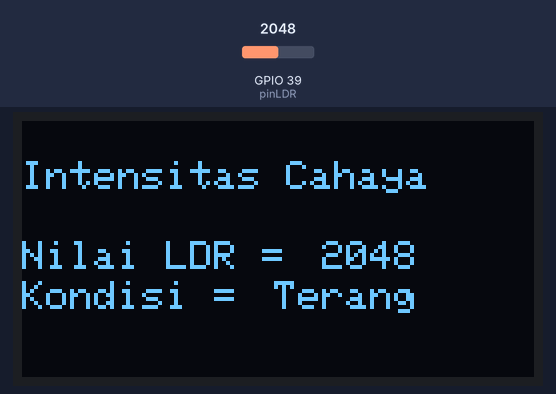
The program below on a simulated ESP32. Parts: 128×64 one-colour display. Inputs (shaded band) come from the test bench; at power-on: GPIO 39 (pinLDR) = 2048. The display library's start-up logo is not drawn.

Above: at 2.2 s.
2.3 s: GPIO 39 (pinLDR) set to 2866
At 3.9 s:
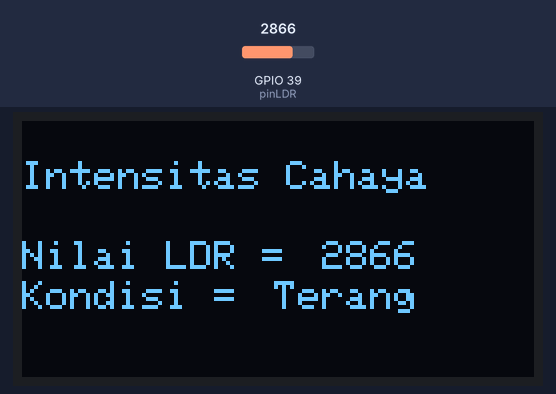
4.6 s: GPIO 39 (pinLDR) set to 2948
At 6.1 s:
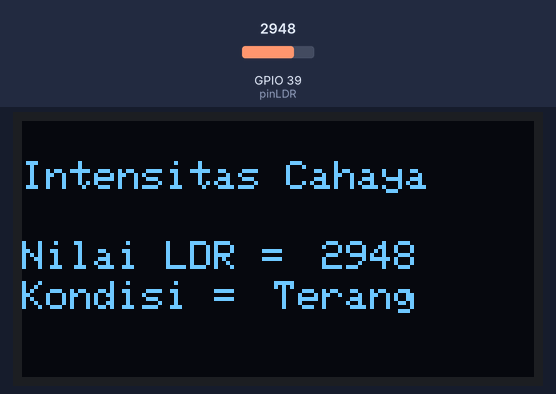
6.7 s: GPIO 39 (pinLDR) set to 3048
At 8.3 s:
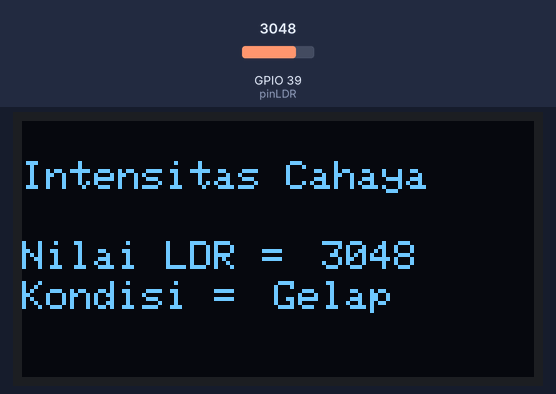
8.7 s: GPIO 39 (pinLDR) set to 2960
At 10.5 s:
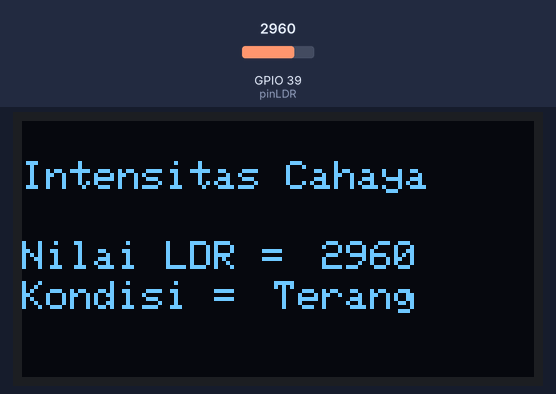
Timing chart, 0 to 11.8 s (numbered marks = the images above; inputs shaded):
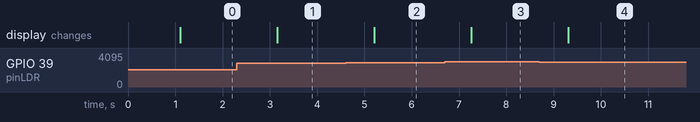

Measured:
- the behaviour switches between 2999 and 3000 on GPIO 39 (pinLDR) (found by bisection; images 2 and 3)
- after the input at 2.3 s, the display: changes after 0.86 s (image 1)
- after the input at 4.6 s, the display: changes after 0.61 s (image 2)
- after the input at 6.7 s, the display: changes after 0.56 s (image 3)
- after the input at 8.7 s, the display: changes after 0.61 s (image 4)

The program:

main.cpp
```cpp
#include <Arduino.h>
#include <SPI.h>
#include <Adafruit_GFX.h>
#include <Adafruit_SSD1306.h>

#define SCAdrress 0x3c
#define pinLDR 39

int nilaiLDR = 0;
String kondisi = "";

Adafruit_SSD1306 screen = Adafruit_SSD1306(128,64,&Wire);

void setup() {
  // put your setup code here, to run once:
  screen.begin(SSD1306_SWITCHCAPVCC, SCAdrress);
  screen.display();
  delay(1000);
  screen.clearDisplay();
  screen.display();
  pinMode(pinLDR, INPUT);
}

void loop() {
  // put your main code here, to run repeatedly:
  nilaiLDR = analogRead(pinLDR);

  if (nilaiLDR >= 3000)
  {
    kondisi = "Gelap";
  } else
  {
    kondisi = "Terang";
  }

  screen.setTextSize(1);
  screen.setTextColor(SSD1306_WHITE);
  screen.setCursor(0,10);
  screen.print("Intensitas Cahaya");
  screen.setCursor(0,30);
  screen.print("Nilai LDR = ");
  screen.setCursor(75,30);
  screen.print(nilaiLDR);
  screen.setCursor(0,40);
  screen.print("Kondisi = ");
  screen.setCursor(63,40);
  screen.print(kondisi);
  screen.display();
  delay(1000);
  screen.clearDisplay();
}
```
